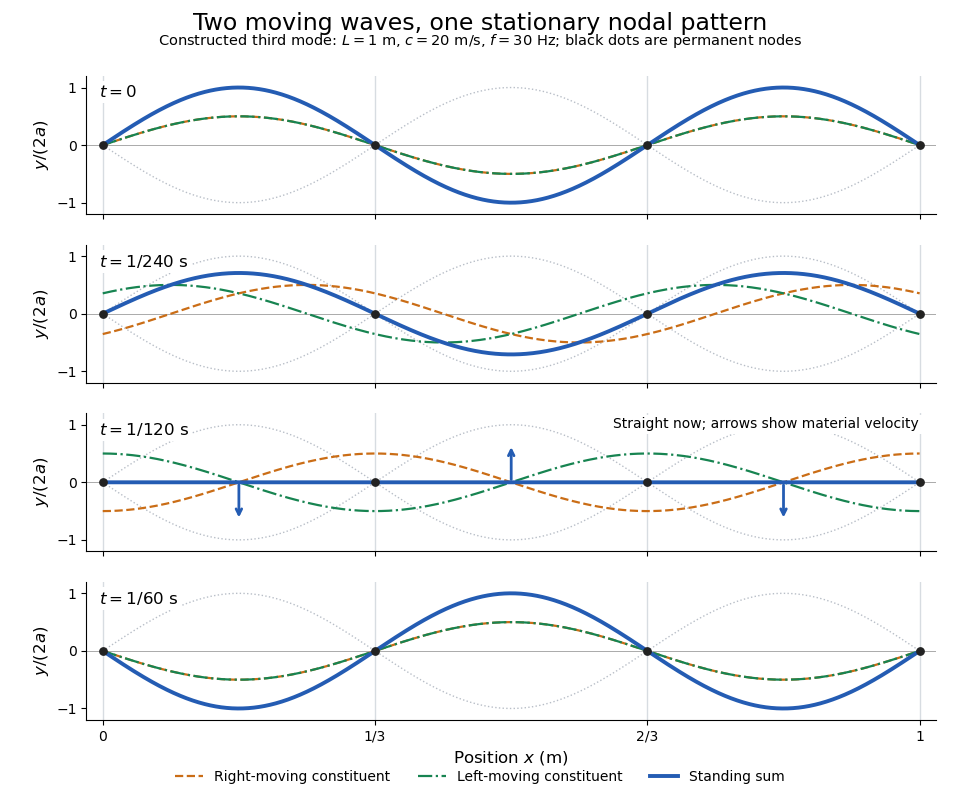

Write Python code to recreate this figure.
"""Original phase snapshots of two waves and their fixed-end standing sum.

Run from _media; tested with Python 3.14, matplotlib 3.10.7, numpy 2.3.5.
"""
from pathlib import Path
import matplotlib.pyplot as plt
import numpy as np

x = np.linspace(0.0, 1.0, 1201)
nodes = np.arange(4) / 3
phases = [0.0, np.pi / 4, np.pi / 2, np.pi]
labels = [r'$t=0$', r'$t=1/240\ \mathrm{s}$', r'$t=1/120\ \mathrm{s}$', r'$t=1/60\ \mathrm{s}$']
fig, axes = plt.subplots(4, 1, figsize=(9.6, 8.0), sharex=True, facecolor='white')
for ax, phase, label in zip(axes, phases, labels, strict=True):
    right = 0.5 * np.sin(3 * np.pi * x - phase)
    left = 0.5 * np.sin(3 * np.pi * x + phase)
    total = right + left
    envelope = np.abs(np.sin(3 * np.pi * x))
    ax.set_facecolor('white')
    ax.plot(x, envelope, color='#b8bec7', lw=1, ls=':')
    ax.plot(x, -envelope, color='#b8bec7', lw=1, ls=':')
    ax.axhline(0, color='#aaa', lw=0.7)
    for node in nodes:
        ax.axvline(node, color='#d7dce1', lw=1)
    ax.plot(x, right, color='#ca6d16', lw=1.6, ls='--', label='Right-moving constituent')
    ax.plot(x, left, color='#178451', lw=1.6, ls='-.', label='Left-moving constituent')
    ax.plot(x, total, color='#245cb3', lw=2.8, label='Standing sum')
    ax.scatter(nodes, np.zeros(4), color='#222', s=28, zorder=6)
    ax.text(0.015, 0.94, label, transform=ax.transAxes, va='top', fontsize=12,
            bbox={'facecolor': 'white', 'edgecolor': 'none', 'pad': 2})
    ax.set_ylim(-1.2, 1.2)
    ax.set_xlim(-0.02, 1.02)
    ax.set_yticks([-1, 0, 1])
    ax.set_ylabel(r'$y/(2a)$', fontsize=12)
    ax.spines[['top', 'right']].set_visible(False)
    if np.isclose(phase, np.pi / 2):
        for xp, direction in [(1/6, -1), (1/2, 1), (5/6, -1)]:
            ax.annotate('', xy=(xp, direction * 0.66), xytext=(xp, 0),
                        arrowprops={'arrowstyle': '->', 'color': '#245cb3', 'lw': 2})
        ax.text(0.98, 0.97, 'Straight now; arrows show material velocity',
                ha='right', va='top', transform=ax.transAxes, fontsize=10,
                bbox={'facecolor': 'white', 'edgecolor': 'none', 'pad': 2})
axes[-1].set_xticks(nodes, ['0', '1/3', '2/3', '1'])
axes[-1].set_xlabel(r'Position $x$ (m)', fontsize=12)
fig.suptitle('Two moving waves, one stationary nodal pattern', fontsize=17, y=0.985)
fig.text(0.5, 0.944, r'Constructed third mode: $L=1$ m, $c=20$ m/s, $f=30$ Hz; black dots are permanent nodes',
         ha='center', fontsize=10.5)
handles, legend_labels = axes[0].get_legend_handles_labels()
fig.legend(handles, legend_labels, loc='lower center', bbox_to_anchor=(0.5, 0.005),
           ncol=3, frameon=False, fontsize=10)
fig.subplots_adjust(left=0.09, right=0.975, top=0.905, bottom=0.10, hspace=0.22)
fig.savefig(Path.cwd() / (Path(__file__).stem + '.png'), dpi=100, facecolor='white', transparent=False)
plt.close(fig)
